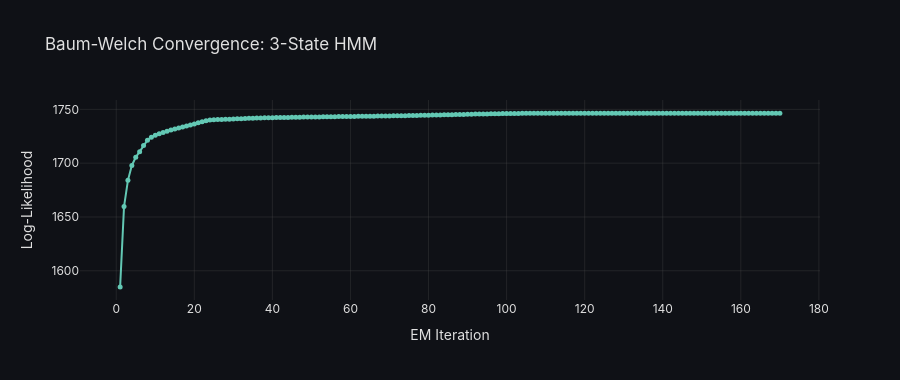

The notebook cell saved with this chart:
### Code cell
fig = plot_log_likelihood(hmm.log_likelihoods_,
                          title="Baum-Welch Convergence: 3-State HMM")
fig.show()

### Figure 1 — Plotly figure (JSON) as saved in the notebook; plotly's stock layout.template omitted (floating-point values rounded to 4 significant figures; data arrays with more than 128 entries replaced by an {"elided": "..."} marker saying what was removed)
{"data": [{"hovertemplate": "Iteration %{x}<br>LL: %{y:.2f}<extra></extra>", "line": {"color": "rgba(99,200,180,1)", "width": 2}, "marker": {"size": 5}, "mode": "lines+markers", "type": "scatter", "x": {"elided": "170 int values"}, "y": {"elided": "170 float values"}}], "layout": {"font": {"color": "#e0e0e0", "family": "Inter, Arial, sans-serif"}, "height": 380, "legend": {"bgcolor": "rgba(30,30,40,0.8)", "bordercolor": "rgba(80,80,80,0.5)", "borderwidth": 1}, "paper_bgcolor": "rgba(15,17,22,1)", "plot_bgcolor": "rgba(15,17,22,1)", "title": {"text": "Baum-Welch Convergence: 3-State HMM"}, "xaxis": {"gridcolor": "rgba(80,80,80,0.3)", "showgrid": true, "title": {"text": "EM Iteration"}, "zeroline": false}, "yaxis": {"gridcolor": "rgba(80,80,80,0.3)", "showgrid": true, "title": {"text": "Log-Likelihood"}, "zeroline": false}}}
